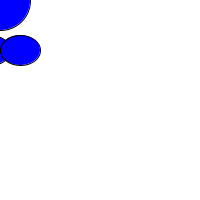
Frame 1 (no input)
Frame 60 (the mouse pressed at the canvas centre just before this capture): identical to frame 1, image omitted
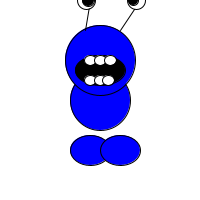
Frame 120 (the mouse held since frame 60 and released just before this capture)

The Processing sketch that drew these frames (run headless with seeded random() and noise(); from frame 60 on, the mouse is pressed at the canvas centre):

// Processing sketch: processing_122866
// ── processing_122866.pde

void setup(){
  size(200,200);}
  
void draw(){background(255,255,255);
stroke(0);
fill(0,0,255);
ellipseMode(CENTER);
ellipse(mouseX,mouseY,60,60);
ellipse(mouseX,mouseY-40,70,70);
line(mouseX-10,mouseY-100,mouseX-15,mouseY-70);
line(mouseX+40,mouseY-100,mouseX+20,mouseY-70);
fill(255);
ellipse(mouseX-14,mouseY-100,18,18);
ellipse(mouseX+36, mouseY-100,18,18);
fill(0);
ellipse(mouseX-12,mouseY-100,12,12);
ellipse(mouseX+33,mouseY-100,10,10);
fill(0);
ellipse(mouseX,mouseY-30,50,30);
fill(255);
ellipse(mouseX-10,mouseY-40,12,10);
ellipse(mouseX,mouseY-40,12,10);
ellipse(mouseX+10,mouseY-40,12,10);
ellipse(mouseX-10,mouseY-20,12,10);
ellipse(mouseX,mouseY-20,12,10);
ellipse(mouseX+8,mouseY-20,12,10);
fill(0,0,255);
ellipse(mouseX-10,mouseY+50,40,30);
ellipse(mouseX+20,mouseY+50,40,30);
}
